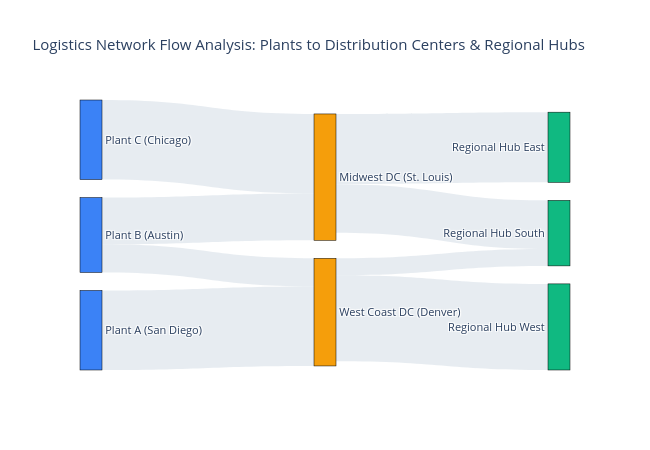

Source (notebook cell):
### Markdown cell above
## Interactive Sankey Flow Diagram

Using Plotly, we construct a Sankey diagram, defining source, target, and value lists, and coloring node boundaries.

### Code cell
fig = go.Figure(go.Sankey(
    node=dict(
        pad=18,
        thickness=22,
        line=dict(color='black', width=0.5),
        label=nodes,
        color=[
            '#3B82F6', '#3B82F6', '#3B82F6', # Blue for Plants
            '#F59E0B', '#F59E0B',            # Orange for DCs
            '#10B981', '#10B981', '#10B981'  # Green for Hubs
        ]
    ),
    link=dict(
        source=list(df_flow['Source']),
        target=list(df_flow['Target']),
        value=list(df_flow['Volume']),
        color='rgba(203, 213, 225, 0.45)' # Soft grey links
    )
))

fig.update_layout(
    title_text='Logistics Network Flow Analysis: Plants to Distribution Centers & Regional Hubs',
    font_size=11,
    width=650,
    height=450,
    template='plotly_white'
)

fig.show()

### Figure 1 — Plotly figure (JSON) as saved in the notebook; plotly's stock layout.template omitted (floating-point values rounded to 4 significant figures)
{"data": [{"link": {"color": "rgba(203, 213, 225, 0.45)", "source": [0, 1, 1, 2, 3, 3, 4, 4], "target": [4, 3, 4, 3, 5, 7, 6, 7], "value": [8500, 5000, 3000, 8500, 7500, 5200, 9200, 1800]}, "node": {"color": ["#3B82F6", "#3B82F6", "#3B82F6", "#F59E0B", "#F59E0B", "#10B981", "#10B981", "#10B981"], "label": ["Plant A (San Diego)", "Plant B (Austin)", "Plant C (Chicago)", "Midwest DC (St. Louis)", "West Coast DC (Denver)", "Regional Hub East", "Regional Hub West", "Regional Hub South"], "line": {"color": "black", "width": 0.5}, "pad": 18, "thickness": 22}, "type": "sankey"}], "layout": {"title": {"text": "Logistics Network Flow Analysis: Plants to Distribution Centers & Regional Hubs"}, "font": {"size": 11}, "width": 650, "height": 450}}
